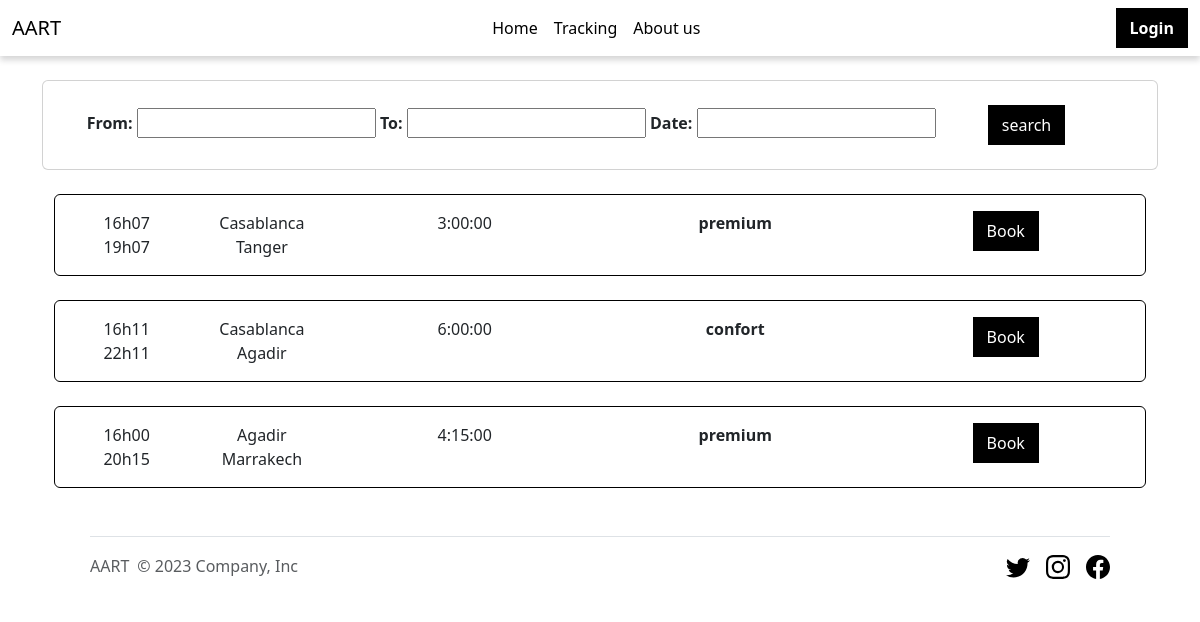
The app's page /, older data.
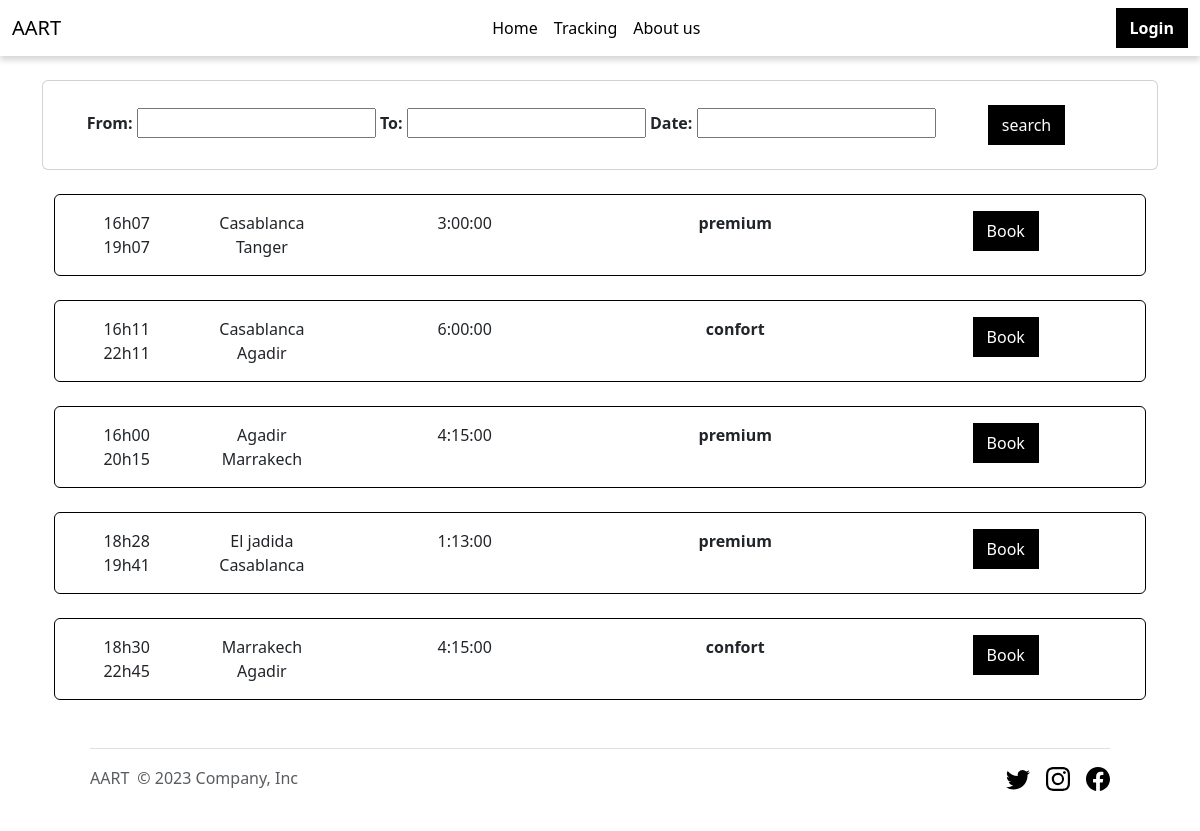
The same page, newer data.
### ticketing/models.py (models this page shows)
class BusRoute(models.Model):
    start_point = models.CharField(max_length=100)
    destination = models.CharField(max_length=100)
    departure_time = models.DateTimeField()
    arrival_time = models.DateTimeField()
    def duration(self):
        return self.arrival_time-self.departure_time
    bus = models.ForeignKey(Bus, on_delete=models.CASCADE)
    price = models.FloatField(default=0.0)
    def available_seats(self):
        total_capacity = self.bus.capacity  # Assuming 'capacity' is a field on the 'Bus' model
        sold_tickets_count = Ticket.objects.filter(bus_route=self).count()
        return total_capacity - sold_tickets_count

class Bus(models.Model):
    STATUS_CHOICES = (
        ('confort', 'Confort'),
        ('premium', 'Premium'),
    )
    number = models.CharField(max_length=50)
    capacity = models.IntegerField(default=50)
    driver_name = models.CharField(max_length=100)
    type = models.CharField(max_length=20,choices=STATUS_CHOICES)

### ticketing/views.py (the view)
# urls.py: path("", views.index, name="index"),
def index(request):
    route_list=BusRoute.objects.all()
    myFilter = RouteFilter(request.GET, queryset=route_list )
    route_list = myFilter.qs
    context = {
        'route_list': route_list,
        'user': request.user,
        'myFilter': myFilter,
    }
    return render(request, 'ticketing/index.html', context)

### templates/ticketing/index.html (shortened to what this page needs)
{% extends 'ticketing/base.html' %}
{% block content %}
<div class="card p-4 text-center fw-bold">
    <form method="get">
        {{ myFilter.form }}
        <button type="submit" class="btn mx-5">search</button>
    </form>
</div>
    <br>
<div class="container text-center">
    {% for route in route_list %}
        {% if route.available_seats > 0 %}
        <div class="card border-black p-3">
    <div class="row">
        <div class="col">
            <div class="row">
                <div class="col">{{ route.departure_time.time|time:"H\hi" }}</div>
                <div class="col">{{ route.start_point }}</div>
            </div>
            <div class="row">
                <div class="col">{{ route.arrival_time.time|time:"H\hi" }}</div>
                <div class="col">{{ route.destination }}</div>
            </div>
        </div>
        <div class="col">
            {{ route.duration }}
        </div>
        <div class="col">
            <span class="fw-bold">{{ route.bus.type }}</span>
        </div>
        <div class="col">
            <a href="{% url 'book' route.id %}"><button class="btn">Book</button></a>
        </div>
    </div>
        </div>
        <br>
        {% endif %}
    {% endfor %}
</div>
{% endblock %}

### templates/ticketing/base.html (shortened to what this page needs)
{% load static %}
<!doctype html>
<html lang="en">
  <head>
    <link href="{% static 'css/bootstrap.min.css' %}" rel="stylesheet" >
    <link href="{% static 'css/navbar.css' %}" rel="stylesheet" >
  </head>
  <body>
  	{% include 'ticketing/navbar.html' %}
    <br/>
    <div class="container">
    {% block content %}
    {% endblock %}
     </div>
    {% include 'ticketing/footer.html' %}
  </body>
</html>

### templates/ticketing/navbar.html (shortened to what this page needs)
<nav class="navbar navbar-expand-lg navbar-light" style="background-color:#ffffff;">
  <div class="container-fluid">
    <a class="navbar-brand" href="{% url 'index' %}">AART</a>
    <div class="collapse navbar-collapse" id="navbarSupportedContent">
      <ul class="navbar-nav mx-auto mb-2 mb-lg-0">
        <li class="nav-item">
          <a class="nav-link active" aria-current="page" href="{% url 'index' %}">Home</a>
        </li>
        <li class="nav-item">
          <a class="nav-link active" href="{% url 'tracking' %}">Tracking</a>
        </li>
        <li class="nav-item">
          <a class="nav-link active" href="{% url 'about' %}">About us</a>
        </li>
      </ul>
        {% if user.is_authenticated %}
      <a href="{% url 'loggout' %}" class="btn fw-bold">Logout</a>
        {% else %}
      <a href="{% url 'loggin' %}" class="btn fw-bold">Login</a>
        {% endif %}
    </div>
  </div>
</nav>

### templates/ticketing/footer.html (shortened to what this page needs)
<div class="container">
  <footer class="d-flex flex-wrap justify-content-between align-items-center py-3 my-4 border-top sticky-bottom m-5">
    <div class="col-md-4 d-flex align-items-center">
      <a href="/" class="mb-3 me-2 mb-md-0 text-muted text-decoration-none lh-1">
        <span class="">AART</span>
      </a>
      <span class="mb-3 mb-md-0 text-muted">&copy; 2023 Company, Inc</span>
    </div>
    <ul class="nav col-md-4 justify-content-end list-unstyled d-flex">
      <li class="ms-3"><a class="text-muted" href="#"><svg class="bi" width="24" height="24"><use xlink:href="#twitter"/></svg></a></li>
      <li class="ms-3"><a class="text-muted" href="#"><svg class="bi" width="24" height="24"><use xlink:href="#instagram"/></svg></a></li>
      <li class="ms-3"><a class="text-muted" href="#"><svg class="bi" width="24" height="24"><use xlink:href="#facebook"/></svg></a></li>
    </ul>
  </footer>
</div>

### static/css/navbar.css (style rules this page uses)
.navbar { box-shadow: 0 4px 6px 0 rgba(22, 22, 26, 0.18); }
@media screen and (min-width: 769px) { .btn { background-color: #000000; color: #ffffff; border-radius: 0; border-width: 2px; } }

Row changes from the older to the newer data that the page shows:
added BusRoute: departure_time.time "18h28", start_point "El jadida", arrival_time.time "19h41", destination "Casablanca", duration "1:13:00", bus.type "premium"
added BusRoute: departure_time.time "18h30", start_point "Marrakech", arrival_time.time "22h45", destination "Agadir", duration "4:15:00", bus.type "confort"
